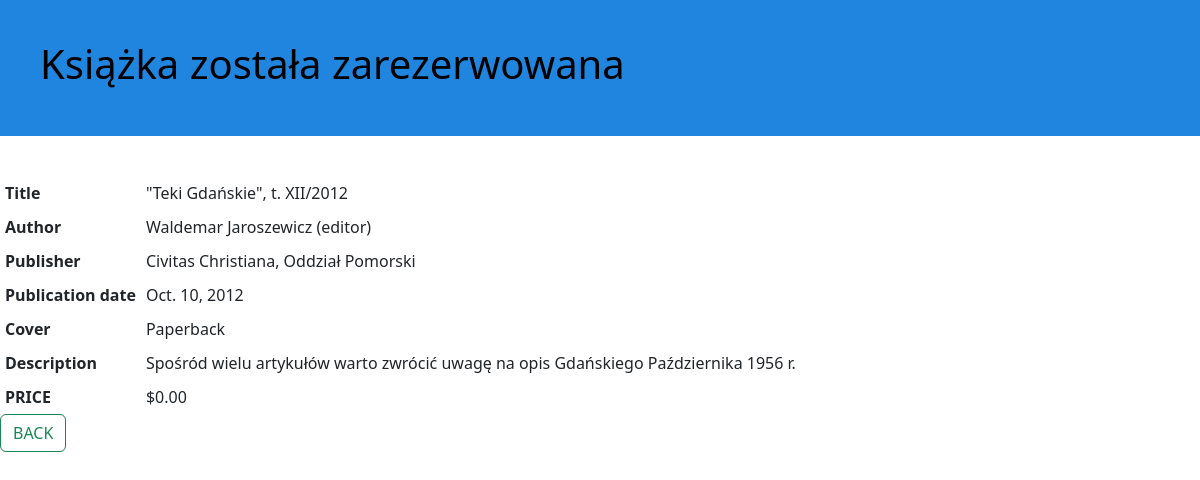
The page /7 on the database as committed earlier.
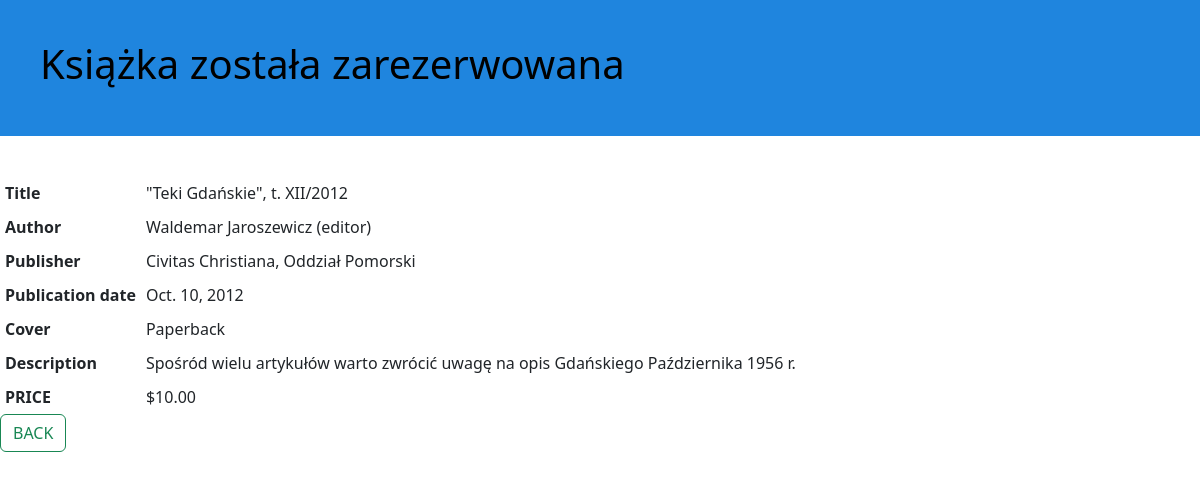
The same page on the database as committed later.
### book/models.py (models this page shows, shortened)
class Book(models.Model):
    main = models.ForeignKey(BookMain, on_delete=models.CASCADE)
    detail = models.OneToOneField(BookDetail, on_delete=models.PROTECT)

class BookMain(models.Model):
    title = models.TextField(max_length=400)
    author = models.CharField(max_length=200)

class BookDetail(models.Model):
    BOOK_COVER=[
        ("PAP", "Paperback"),
        ("HAR", "Hardcover"),
    ]
    publisher = models.TextField(max_length=300)
    publication_date = models.DateField()
    description = models.TextField()
    cover = models.CharField(max_length=3, choices=BOOK_COVER)
    price = models.DecimalField(max_digits=9, decimal_places=2, validators=[MinValueValidator(0.0)])

### website/views.py (the view)
# urls.py: path("<int:pk>", book_view, name="book"),
def book_view(request, pk):
    template="book.html"
    context = {}
    if request.method == "GET":
        book = Book.objects.get(id=pk)
        context["book"] = book
        return render(request, template, context)
    return redirect("main")

### website/templates/book.html (shortened to what this page needs)
{% extends "base.html" %}
{% load static %}
{% block content %}
<html lang="en">
    <head>
        <link href="https://cdn.jsdelivr.net/npm/bootstrap@5.3.0-alpha3/dist/css/bootstrap.min.css" rel="stylesheet">
        <link rel="stylesheet" href="{% static 'css/book.css' %}">
    </head>
<body>
    <div class="website-header">
        <h1>Książka została zarezerwowana</h1>
    </div>
</body>
</html>
<table>
    <tr>
        <th>Title</th>
        <td>{{ book.main.title }}</td>
    </tr>
    <tr>
        <th>Author</th>
        <td>{{ book.main.author }}</td>
    </tr>
    <tr>
        <th>Publisher</th>
        <td>{{ book.detail.publisher }}</td>
    </tr>
    <tr>
        <th>Publication date</th>
        <td>{{ book.detail.publication_date }}</td>
    </tr>
    <tr>
        <th>Cover</th>
        <td>{{ book.detail.get_cover_display }}</td>
    </tr>
    <tr>
        <th>Description</th>
        <td>{{ book.detail.description }}</td>
    </tr>
    <tr>
        <th>PRICE</th>
        <td>${{ book.detail.price }}</td>
    </tr>
</table>
<table>
    <tr>
        <a class="btn btn-outline-success" href="{% url 'main' %}"> BACK </a>
    </tr>
</table>
{% endblock content %}

### website/templates/base.html (shortened to what this page needs)
<!DOCTYPE html>
<html lang="en">
<head>
    <link rel="stylesheet" href="../static/css/bootstrap.min.css">
</head>
<body>
{% block content %}{% endblock content %}
</body>
</html>

### website/static/css/book.css (style rules this page uses)
.website-header { background-color: #1F85DE; color: black; margin-bottom: 40px; padding: 40px 40px 40px 40px; }

### website/templates/base.html (style rules this page uses)
td, th { text-align:left; padding: 5px; }

Rows that differ between the two databases and show on the page:
changed through a linked row, Book "Waldemar Jaroszewicz (editor)": detail.price "0.00" → "10.00"
